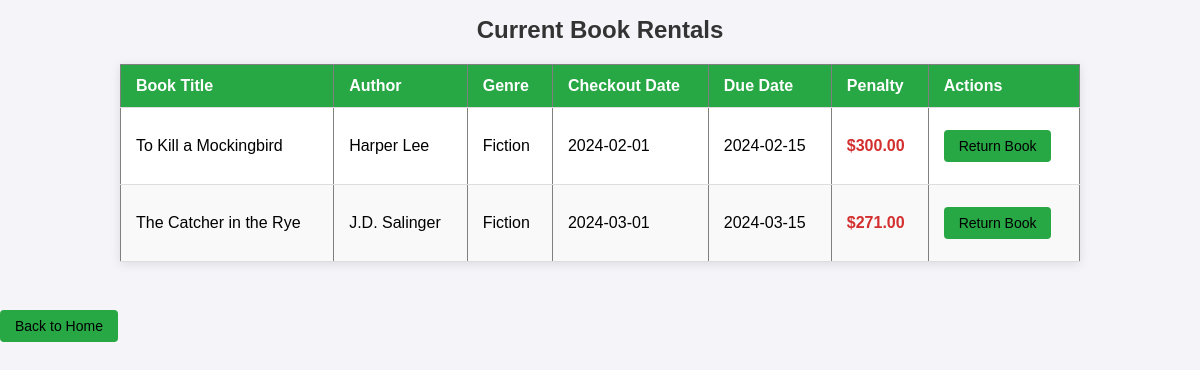
Screenshot of /rentals.php (signed in) with the database file from the repository.
### tables this page shows
CREATE TABLE rentals ( 
    RentalID INT AUTO_INCREMENT PRIMARY KEY, 
    BookID INT, 
    CheckoutDate DATE, 
    DueDate DATE, 
    DateReturned DATE, 
    UserID INT, 
    FOREIGN KEY (BookID) REFERENCES books(BookID), 
    FOREIGN KEY (UserID) REFERENCES user(UserID) 
);

CREATE TABLE books ( 
    BookID INT AUTO_INCREMENT PRIMARY KEY, 
    Title VARCHAR(255), 
    Author VARCHAR(255), 
    Genre VARCHAR(100), 
    ISBN INT, 
    PublishDate DATE, 
    Publisher VARCHAR(255),
    BookCover VARCHAR(255),
    BookStatus ENUM('available', 'rented', 'returned') DEFAULT 'available'
);

### rentals.php (the view, shortened to what this page needs)
<?php
$host = 'localhost';
$username = 'root';
$password = '';
$dbname = 'library_management_system';
$conn = new mysqli($host, $username, $password, $dbname);
$user_id = $_SESSION['user_id'];
$query = "
    SELECT r.RentalID, b.Title, b.Author, b.Genre, r.BookID, r.CheckoutDate, r.DueDate,
           DATEDIFF(CURDATE(), r.DueDate) AS DaysOverdue
    FROM rentals r
    JOIN books b ON r.BookID = b.BookID
    WHERE r.UserID = ? AND r.DateReturned IS NULL
";
$stmt = $conn->prepare($query);
$stmt->bind_param("i", $user_id);
$stmt->execute();
$result = $stmt->get_result();
$penalty_rate = 1;
?>
<!DOCTYPE html>
<html>
<head>
    <link rel="stylesheet" href="styles/rentals.css">
</head>
<body>
    <h1>Current Book Rentals</h1>
    <?php
    if ($result->num_rows == 0) {
        echo "<p>You have no current rentals.</p>";
    } else {
    ?>
        <table border="1">
            <thead>
                <tr>
                    <th>Book Title</th>
                    <th>Author</th>
                    <th>Genre</th>
                    <th>Checkout Date</th>
                    <th>Due Date</th>
                    <th>Penalty</th>
                    <th>Actions</th>
                </tr>
            </thead>
            <tbody>
                <?php while ($rental = $result->fetch_assoc()): ?>
                    <?php
                    $penalty = 0;
                    if ($rental['DaysOverdue'] > 0) {
                        $penalty = $rental['DaysOverdue'] * $penalty_rate;
                    }
                    ?>
                    <tr>
                        <td><?php echo htmlspecialchars($rental['Title']); ?></td>
                        <td><?php echo htmlspecialchars($rental['Author']); ?></td>
                        <td><?php echo htmlspecialchars($rental['Genre']); ?></td>
                        <td><?php echo htmlspecialchars($rental['CheckoutDate']); ?></td>
                        <td><?php echo htmlspecialchars($rental['DueDate']); ?></td>
                        <td><?php echo "$" . number_format($penalty, 2); ?></td>
                        <td>
                            <form action="return_book.php" method="POST">
                                <button type="submit" name="return_book">Return Book</button>
                            </form>
                        </td>
                    </tr>
                <?php endwhile; ?>
            </tbody>
        </table>
    <?php } ?>
    <br>
    <button onclick="window.location.href='index.php';">Back to Home</button>
</body>
</html>

### styles/rentals.css (style rules this page uses)
body { font-family: Arial, sans-serif; background-color: #f4f4f9; margin: 0; padding: 0; }
h1 { color: #333; font-size: 24px; margin-bottom: 20px; text-align: center; }
table { width: 80%; margin: 20px auto; border-collapse: collapse; background-color: white; box-shadow: 0 2px 10px rgba(0, 0, 0, 0.1); }
thead { background-color: #28a745; color: white; font-size: 16px; }
th, td { padding: 12px 15px; text-align: left; border-bottom: 1px solid #ddd; }
tr:nth-child(even) { background-color: #f9f9f9; }
td:nth-child(6) { color: #d32f2f; font-weight: bold; }
button { background-color: #28a745; padding: 8px 15px; font-size: 14px; border: none; border-radius: 4px; cursor: pointer; margin: 10px 0; }

### rows the page displays
rentals: BookID.Title "To Kill a Mockingbird", BookID.Author "Harper Lee", BookID.Genre "Fiction", CheckoutDate "2024-02-01", DueDate "2024-02-15", penalty "300.00"
rentals: BookID.Title "The Catcher in the Rye", BookID.Author "J.D. Salinger", BookID.Genre "Fiction", CheckoutDate "2024-03-01", DueDate "2024-03-15", penalty "271.00"
